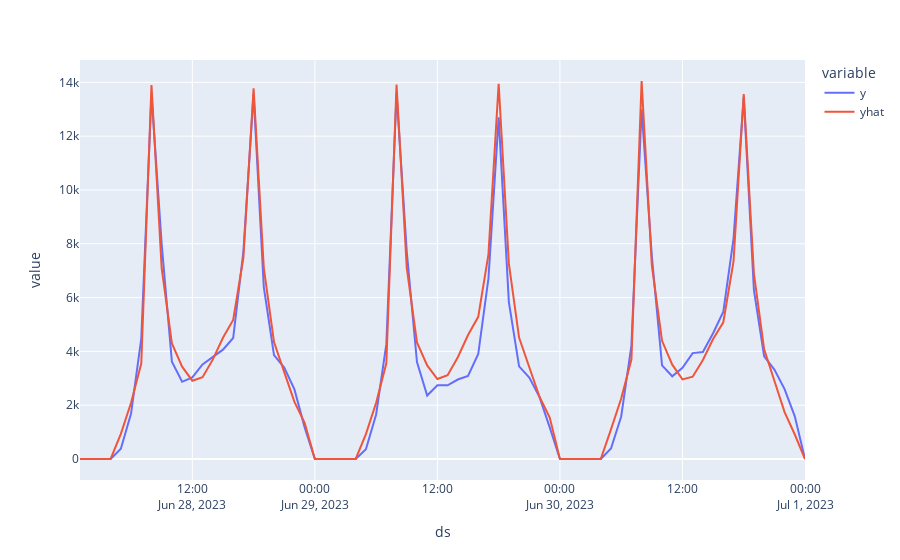

The notebook cell this image was saved under:
### Code cell
plot_evaluate(data, prediction)
